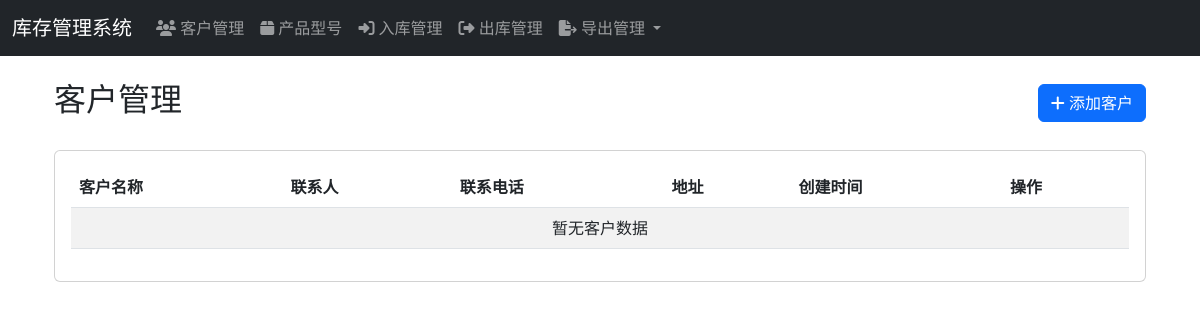
Before: /inventory/customers/ (signed in) with the older database file.
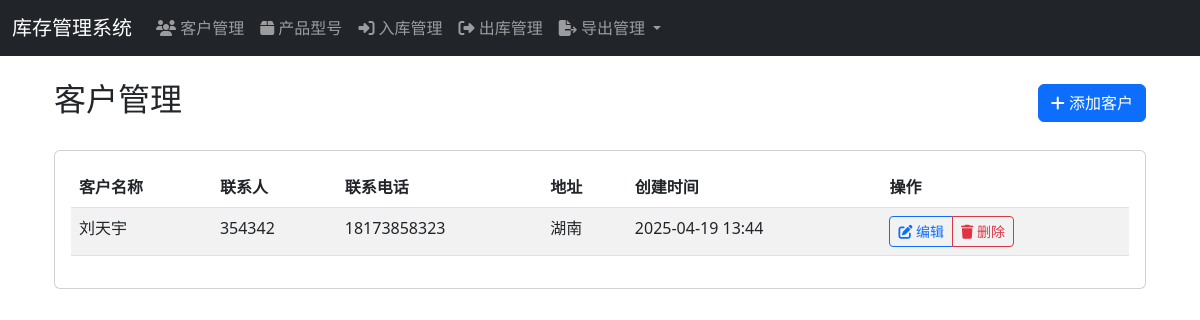
After: the same page with the newer database file.
### inventory/models.py (models this page shows, shortened)
class Customer(models.Model):
    name = models.CharField('客户名称', max_length=100)
    contact = models.CharField('联系人', max_length=50, blank=True)
    phone = models.CharField('联系电话', max_length=20, blank=True)
    address = models.TextField('地址', blank=True)
    batch_number = models.CharField('批号', max_length=50, blank=True)
    model_spec = models.CharField('型号规格', max_length=100, blank=True)
    pin_pitch = models.CharField('针距', max_length=50, blank=True)
    unit_price = models.DecimalField('单价', max_digits=10, decimal_places=2, default=0)
    created_at = models.DateTimeField('创建时间', auto_now_add=True)
    class Meta:
        verbose_name = '客户'
        verbose_name_plural = '客户'

### inventory/views.py (the view)
# urls.py: path('customers/', views.customer_list, name='customer_list'),
@login_required
def customer_list(request):
    customers = Customer.objects.all().order_by('-created_at')
    return render(request, 'inventory/customer_list.html', {'customers': customers})

### inventory/context_processors.py (called while the page is built)
def customers_processor(request):
    return {
        'customers': Customer.objects.all().order_by('name')
    }

### templates/inventory/customer_list.html (shortened to what this page needs)
{% extends 'base.html' %}
{% block content %}
<div class="container">
    <div class="d-flex justify-content-between align-items-center mb-4">
        <h2>客户管理</h2>
        <a href="{% url 'inventory:customer_create' %}" class="btn btn-primary">
            <i class="fas fa-plus"></i> 添加客户
        </a>
    </div>
    <div class="card">
        <div class="card-body">
            <div class="table-responsive">
                <table class="table table-striped table-hover">
                    <thead>
                        <tr>
                            <th>客户名称</th>
                            <th>联系人</th>
                            <th>联系电话</th>
                            <th>地址</th>
                            <th>创建时间</th>
                            <th>操作</th>
                        </tr>
                    </thead>
                    <tbody>
                        {% for customer in customers %}
                        <tr>
                            <td>{{ customer.name }}</td>
                            <td>{{ customer.contact|default:"-" }}</td>
                            <td>{{ customer.phone|default:"-" }}</td>
                            <td>{{ customer.address|default:"-" }}</td>
                            <td>{{ customer.created_at|date:"Y-m-d H:i" }}</td>
                            <td>
                                <div class="btn-group" role="group">
                                    <a href="{% url 'inventory:customer_edit' customer.id %}" class="btn btn-sm btn-outline-primary">
                                        <i class="fas fa-edit"></i> 编辑
                                    </a>
                                    <button type="button" class="btn btn-sm btn-outline-danger"
                                            onclick="confirmDelete('{% url 'inventory:customer_delete' customer.id %}')">
                                        <i class="fas fa-trash"></i> 删除
                                    </button>
                                </div>
                            </td>
                        </tr>
                        {% empty %}
                        <tr>
                            <td colspan="6" class="text-center">暂无客户数据</td>
                        </tr>
                        {% endfor %}
                    </tbody>
                </table>
            </div>
        </div>
    </div>
</div>
{% endblock %}

Changed rows visible on the page:
added Customer: name "刘天宇", contact "354342", phone "18173858323", address "湖南", created_at "2025-04-19 13:44"
Other visible differences:
text no longer shown: "暂无客户数据"
